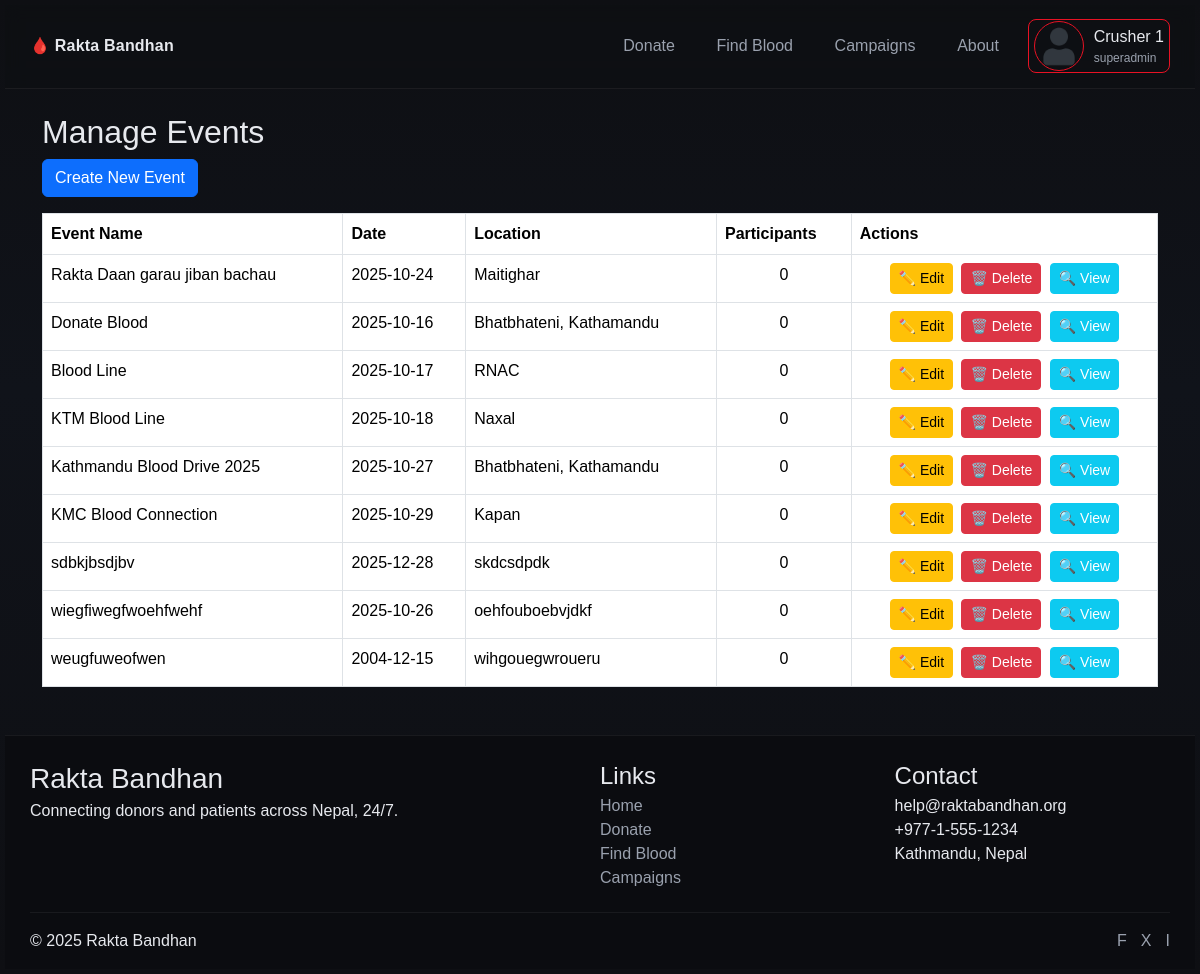
Page /admin/events (signed in) on the earlier database version.
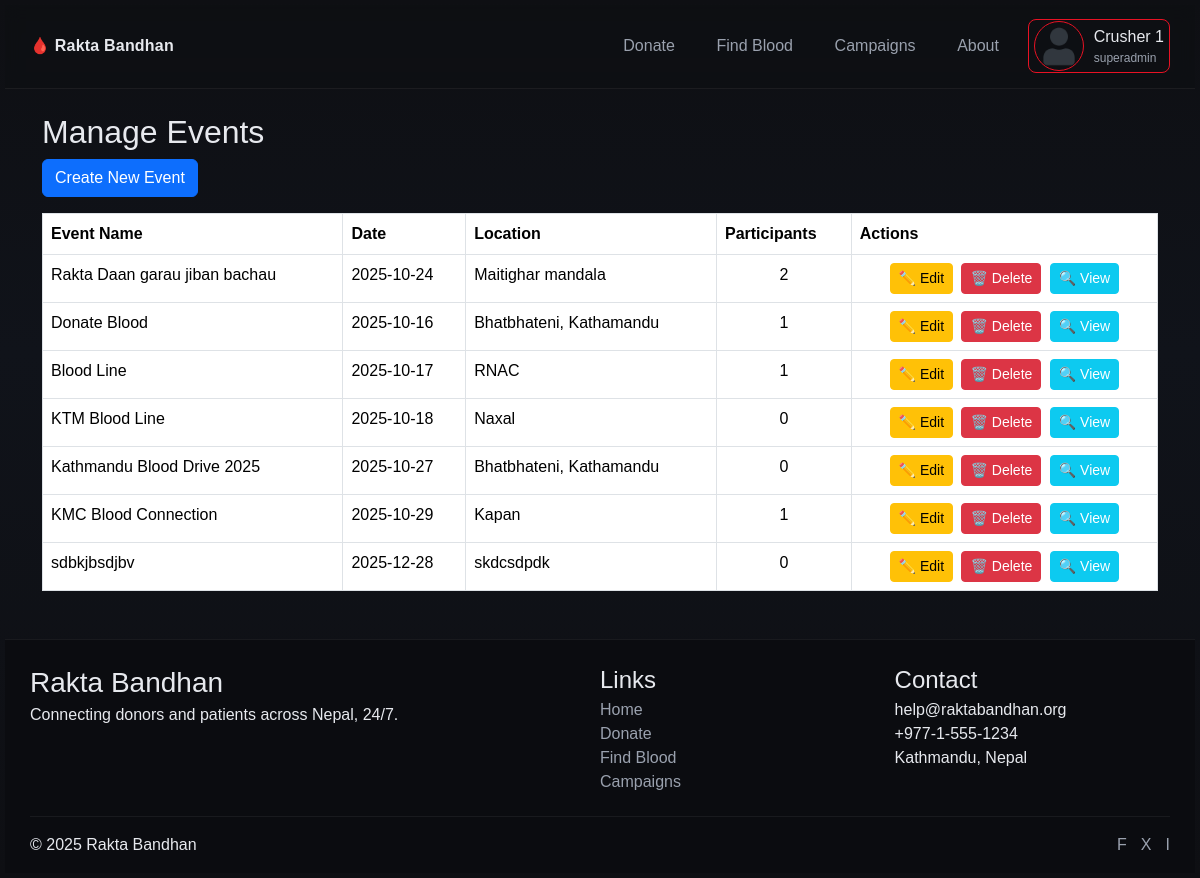
Same page on the later database version.
### models.py (models this page shows)
class Campaign(db.Model):
    __tablename__ = "campaigns"
    id = db.Column(db.Integer, primary_key=True)
    title = db.Column(db.String(100), nullable=False)
    camp_img = db.Column(db.String(255), nullable=True)
    location = db.Column(db.String(100), nullable=False)
    date = db.Column(db.Date, nullable=False)
    organizer = db.Column(db.String(100), nullable=True)
    description = db.Column(db.Text, nullable=True)
    participants = db.relationship("Participant", backref="event", lazy=True)

### routes/dashboard_routes.py (the view)
@app.route("/admin/events")
@login_required
def admin_events():
    if current_user.role not in ["admin", "superadmin"]:
        return render_template("error/403.html"), 403
    events = Campaign.query.all()
    participant_count = sum(len(event.participants) for event in events)
    return render_template("admin/events/manage_events.html", events=events, participant_count=participant_count)

### app.py (called while the page is built)
@login_manager.user_loader
def load_user(user_id):
    if not user_id or user_id == "None":
        return None
    return User.query.get(int(user_id))

@app.context_processor
def inject_name():
    if current_user.is_authenticated:
        role = current_user.role.capitalize()
        return dict(name=f"{current_user.username} ({role})")
    return dict(name="")

@app.context_processor
def utility_processor():
    return dict(flash_categories=flash_categories)

### templates/admin/events/manage_events.html
{% extends 'base.html' %}
{% block content %}
<div class="mt-4">
    <h2>Manage Events</h2>
    <div class="mb-3">
        <a href="#" class="btn btn-primary">Create New Event</a>
    </div>
    <table class="table table-bordered">
        <thead>
            <tr>
                <th>Event Name</th>
                <th>Date</th>
                <th>Location</th>
                <th>Participants</th>
                <th>Actions</th>
            </tr>
        </thead>
        <tbody>
            {% if events %}
            {% for event in events %}
            <tr>
                <td>{{ event.title }}</td>
                <td>{{ event.date }}</td>
                <td>{{ event.location }}</td>
                <td class="text-center ">{{ event.participants | length }}</td>
                <td class="text-center">
                    <a href="{{ url_for('admin_edit_event', event_id=event.id) }}" class="btn btn-sm btn-warning me-1">✏️ Edit</a>
                    <a href="{{ url_for('admin_delete_event', event_id=event.id) }}"
                        class="btn btn-sm btn-danger me-1"
                        onclick="return confirm('Delete this event?');">🗑️ Delete</a>
                    <a href="{{ url_for('admin_event_detail', event_id=event.id) }}" class="btn btn-sm btn-info text-white">🔍 View</a>
                </td>
            </tr>
            {% endfor %}
            {% else %}
            <tr>
                <td colspan="5" class="text-center">No events found.</td>
            </tr>
            {% endif %}
        </tbody>
    </table>
</div>
{% endblock %}

Differences in the rows shown:
removed Campaign: title "wiegfiwegfwoehfwehf", date "2025-10-26", location "oehfouboebvjdkf", participants|length "0"
removed Campaign: title "weugfuweofwen", date "2004-12-15", location "wihgouegwroueru", participants|length "0"
changed Campaign "Rakta Daan garau jiban bachau": location "Maitighar" → "Maitighar mandala"; participants|length "0" → "2"
computed for Campaign "Donate Blood": participants|length "0" → "1"
computed for Campaign "Blood Line": participants|length "0" → "1"
computed for Campaign "KMC Blood Connection": participants|length "0" → "1"
